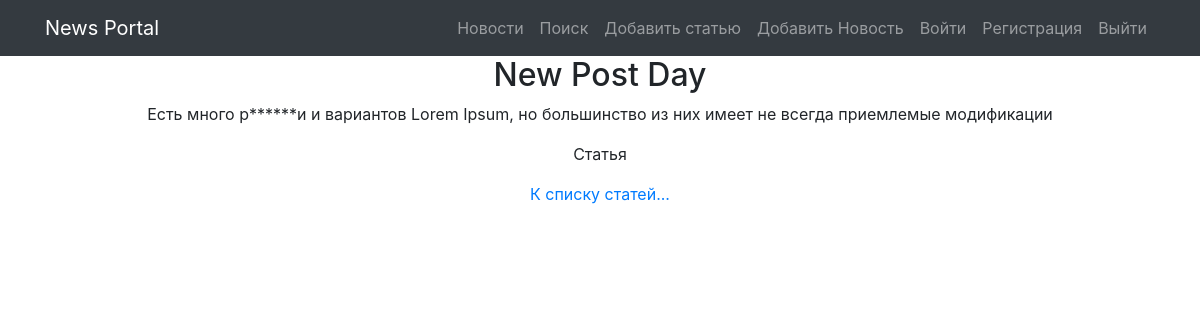
The page /news/1/ on the database its author committed.
### news/models.py (models this page shows, shortened)
class Post(models.Model):
    class Meta:
        verbose_name = 'Пост'
        verbose_name_plural = 'Посты'
    ARTICLE = 'article'
    NEWS = 'news'
    POST_TYPES = [
        (ARTICLE, 'Статья'),
        (NEWS, 'Новость'),
    ]
    author = models.ForeignKey(Author, verbose_name='Автор', on_delete=models.CASCADE)
    post_type = models.CharField(max_length=10, verbose_name='тип поста', choices=POST_TYPES)
    created_at = models.DateTimeField(auto_now_add=True)
    category = models.ManyToManyField(Category, verbose_name='Категория', through='PostCategory')
    title = models.CharField(max_length=200, verbose_name='Заголовок')
    text = models.TextField(verbose_name='Содержание')
    rating = models.IntegerField(default=0, verbose_name='Рейтинг')

### news/views.py (the view)
# urls.py: path('news/<int:pk>/', PostDetailView.as_view(), name='post_detail'),
class PostDetailView(DetailView):
    model = Post
    template_name = 'news/post_detail.html'
    context_object_name = 'post'

### news/templatetags/custom_filters.py (called while the page is built)
@register.filter()
def censor(post_text: str):
    if not isinstance(post_text, str):
        raise ValueError('Можно применить только к строке!')  # Если строка, то в ней уже ищем плохие слова
    if 'редиск' or 'баран' in post_text:
        text = post_text.replace('редиск', 'р******')
        text = text.replace('баран', 'б****')
        return text

### templates/news/post_detail.html (shortened to what this page needs)
{% extends 'flatpages/default.html' %}
{% load custom_filters %}
{% block content %}
  <h2>{{ post.title }}</h2>
  <p>{{ post.text|censor }}</p>
  <p>
	  {% if post.post_type == 'news' %}
		  <td>Новость</td>
		  {% else %}
		  <td>Статья</td>
	  {% endif %}
  </p>
	<a href="{% url 'news_list' %}" class="card-link">К списку статей...</a>
{% endblock %}

### rows shown on the page
Post: title "New Post Day", text|censor "Есть много р******и и вариантов Lorem Ipsum, но большинство из них имеет не всегда приемлемые модификации"
